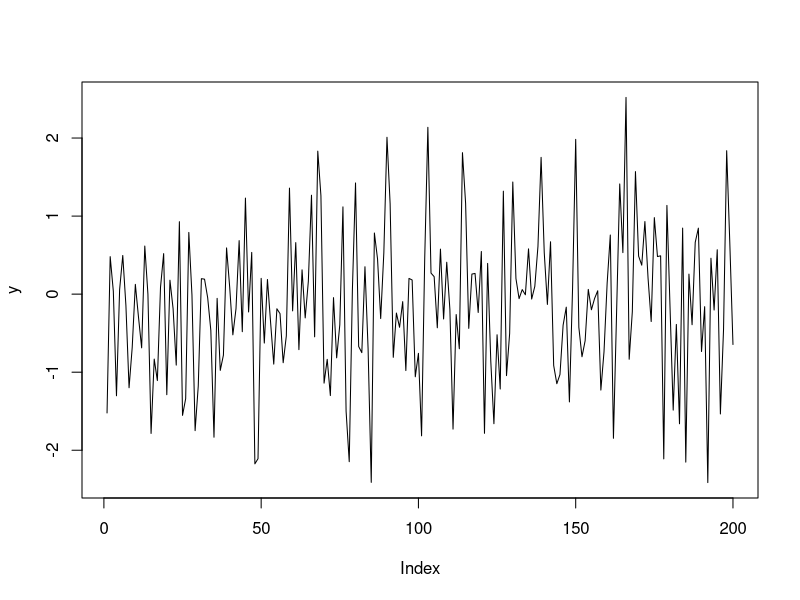
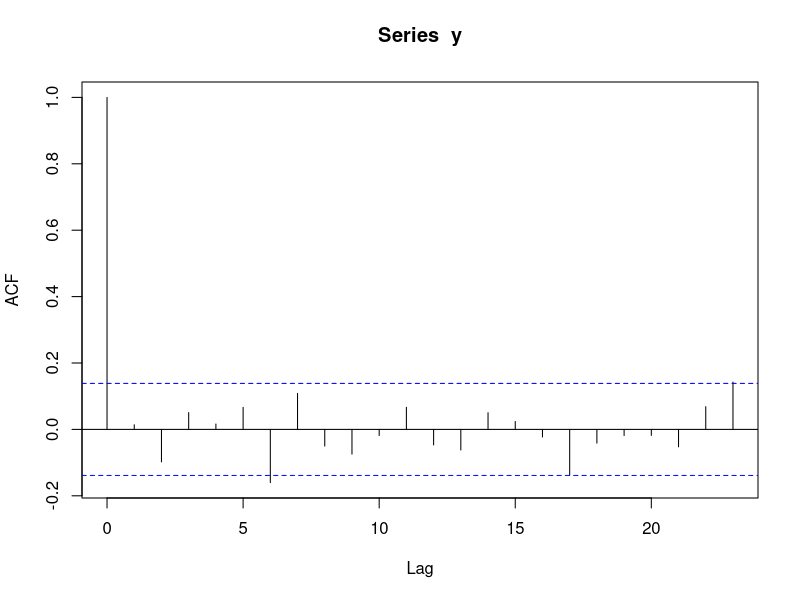
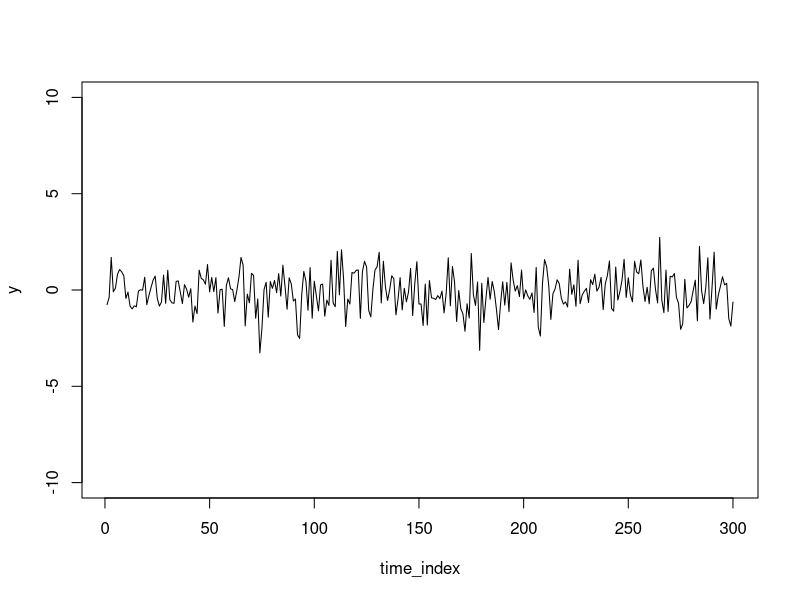
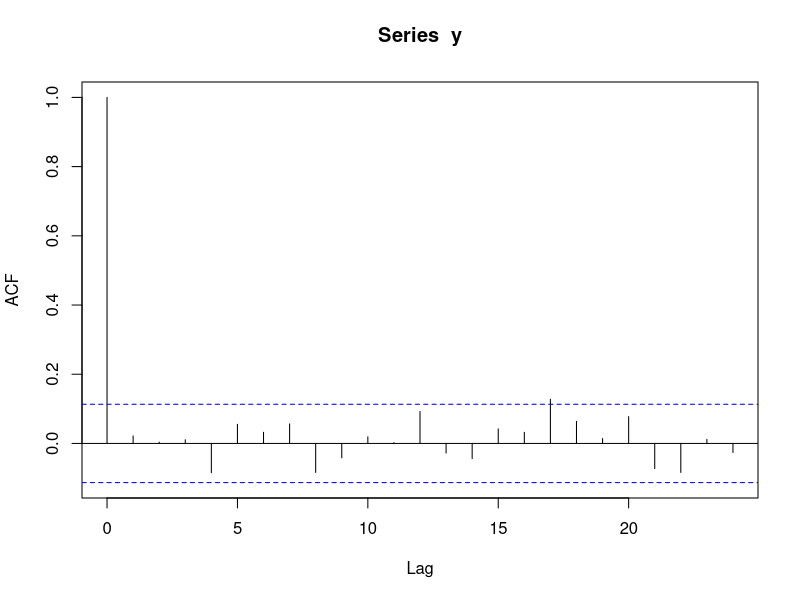
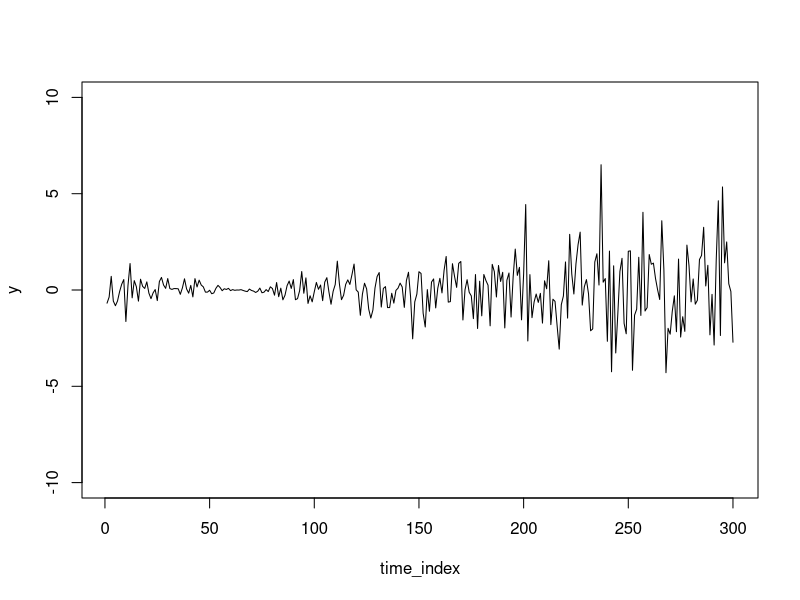
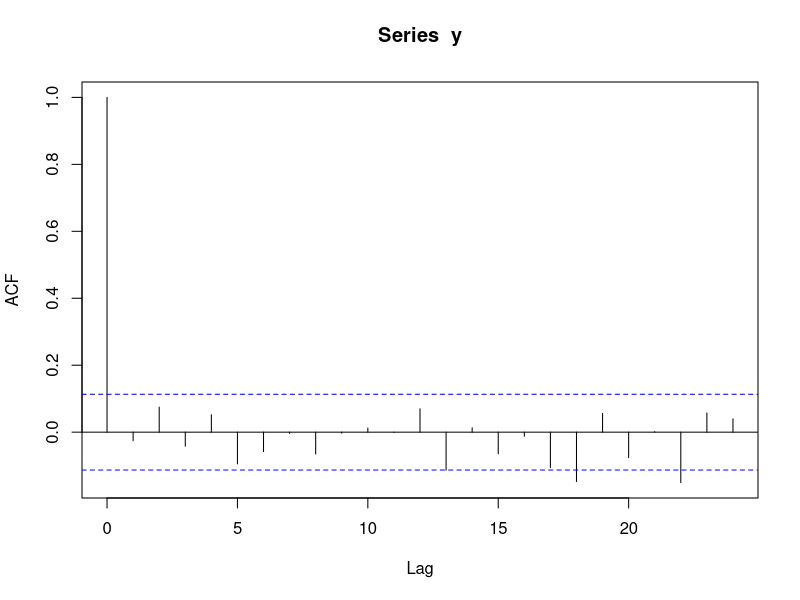
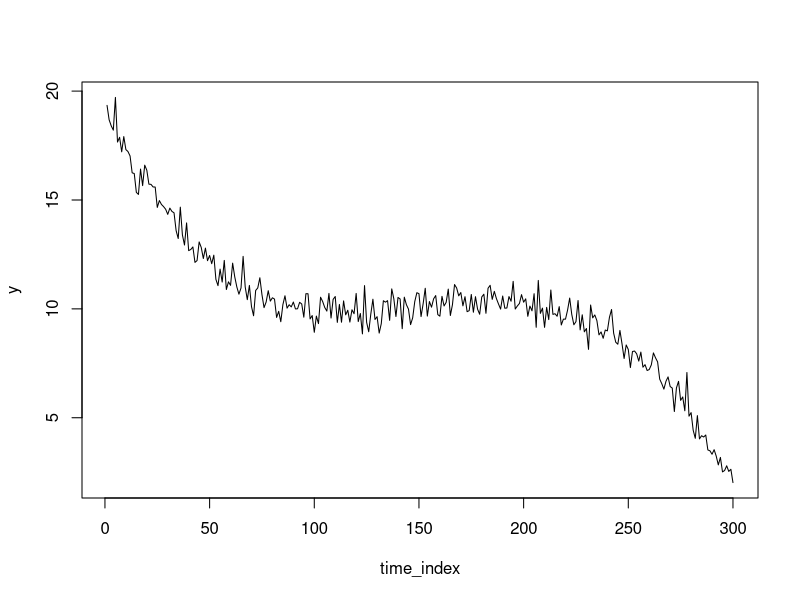
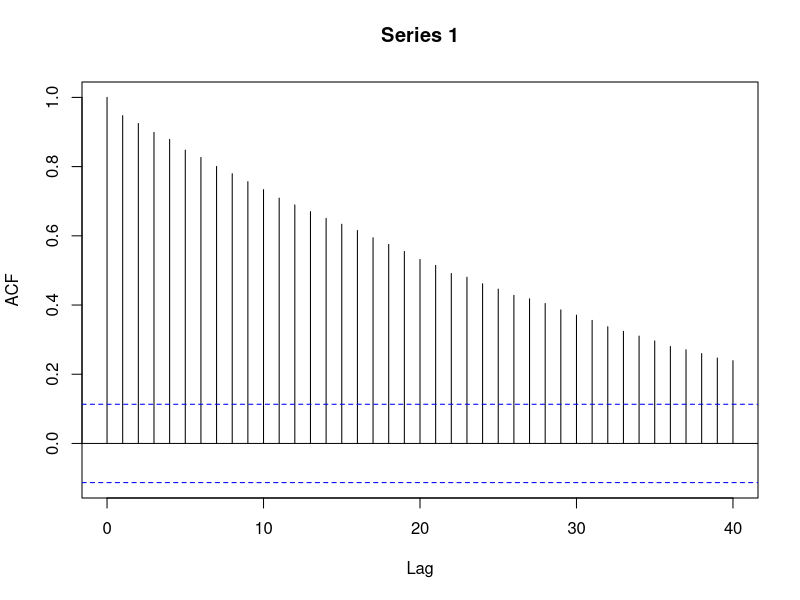

Reproduce these figures in R, in order.


#-------------------------------------------------------------------------------
# vitt burs = iid normalfördelad data med konstant varians
#-------------------------------------------------------------------------------

nobs<-200
y<-rnorm(n = nobs)
plot(y,t="l")

# SAC = acf()
acf(y)





#-------------------------------------------------------------------------------
# Stationäritet
#-------------------------------------------------------------------------------

# Tidsserien ska ha ett konstant väntevärde över tiden
# Tidsserien ska ha en konstant varians över tiden
# Autokorrelationen ska bara bero på det relativa avståndet mellan två tidpunkter


# en stationär tidserie (vitt brus)
nobs<-300
time_index<-1:nobs
set.seed(654)
y<-rnorm(n = nobs)
plot(time_index,y,t="l",ylim=c(-10,10))
acf(y)

# Icke-konstant varians
set.seed(6435)
y<-rnorm(n = nobs,mean = 0,sd = abs(rnorm(n = nobs,mean = scale(time_index)+1,sd = 0.01)))
plot(time_index,y,t="l",ylim=c(-10,10))
acf(y)
# vi ser inte i acf-plotten att variansen/standardavvikelsen varierar över tid
# här är det bättre att studera den vanliga tidserie-plotten
# om vi har anpassat en modell till serien, då kan vi undersöka residualer mot tidsindex

x<-scale(time_index)
# Icke-konstant väntevärde
set.seed(35)
y<-10+x+0.1*x^2-2*x^3+rnorm(n=nobs,sd=0.5)
plot(time_index,y,t="l")
acf(y,lag.max = 40)
acf(y,lag.max = 60)
# här ser vi tydligt i acf-plotten att serien inte är väntevärde stationär


set.seed(85)
# Icke-konstant väntevärde
# Icke-konstant varians
e<-rnorm(n = nobs,mean = 0,sd = abs(rnorm(n = nobs,mean = 1.5*scale(time_index)+0.3,sd = 0.01)))
y<-10+x+0.1*x^2-2*x^3+e
plot(time_index,y,t="l")

acf(y,lag.max = 40)
# vi tar fram acf-plotten så kan vi se problemen med icke-konstant väntevärde,
# men likt tidigare så ser vi inte icke-konstant varians i denna plot



#-------------------------------------------------------------------------------
# Autokorrelationen är inte stationär
#-------------------------------------------------------------------------------

# Nu testar vi att generera en tidserie där autokorrelation varierar över tid.
# I början varierar tidserien mjukt (= positiv autokorrelation), för att sedan
# slå över till en negativ autokorrelation.

#-------------------------------------------------------------------------------
# generera data:
N<-300  # antal obseravtioner
sd_val<-1
y0<-1
x_val<-seq(-2,2,length=N)
# serien skapas med en AR(1) modell där AR-parametern ändras över tid
# mer om detta senare
ar1_para_vect<- -tanh(3*x_val)
set.seed(71)
y<-rep(0,N)
for(i in 1:N){
  if(i==1){
    y[i]<-y0+rnorm(n = 1,mean = 0,sd = sd_val)    
  }else{
    y[i]<-ar1_para_vect[i]*y[i-1]+rnorm(n = 1,mean = 0,sd = sd_val)    
  }
}
#-------------------------------------------------------------------------------
# vi kollar på tidsserien:
plot(y,t="l")
abline(v=150,lty="dashed",col="red")
# vi ser att någonstans i mitten så ändrar serien karaktär 
# testa att köra om koden ovan med olika seeds.

# autokorrelation i början av serien:
acf(y[1:100])

# autokorrelation i slutet av serien:
acf(y[201:300])

# autokorrelation för hela serien:
acf(y)

# detta är ett (något överdrivet) exempel när autokorrelation ändras över tid
# detta innebär att autokorrelation inte bara beror på det relativa tidsavståndet
# mellan tidpunkter, utan även var i tiden som man undersöker.



#-------------------------------------------------------------------------------
# Exempel på stationär autokorrelation:
#-------------------------------------------------------------------------------

rm(list = ls())
library(ggplot2)
library(cowplot)
nobs<-300
x<-(1:nobs)

#-------------------------------------------------------------------------------
# fall 1
sd_val<-4
set.seed(76)
# vi simulerar e (slumptermen) så att den inte är oberoende, från en AR(1)-modell
# mer om AR-modeller senare i kursen
# y_t = rho*y_(t-1) + error
set.seed(35)
# testa båda varianterna av e nedan:
e<-arima.sim(n = nobs,list(ar=c(0.9)),rand.gen = rnorm,sd=1) # ar=0.9 
e<-arima.sim(n = nobs,list(ar=c(0.7)),rand.gen = rnorm,sd=1) # ar=0.7
plot(x,e,t="l")

# SAC
acf(e)
# undersöker korrelationen "just nu" med en lags förskjutning:
e_current<-e[2:300]
e_lag1<-e[1:299]
plot(e_lag1,e_current) # plotten visar om det finns någon lag1-autokorrelation

cor(e_lag1,e_current)

acf(e)
?acf
acf(e,lag.max = 30)
acf(e,lag.max = 30,type = "cov")

e_acf<-acf(e,lag.max = 30,plot = FALSE)
str(e_acf)
e_acf$acf
head(e_acf$lag)
head(e_acf$acf)
e_acf$acf[,,1]

# SPAC
e_pacf<-pacf(e)
head(e_pacf$acf)
head(e_pacf$lag)


#-------------------------------------------------------------------------------
# fall 2

# vi simulerar e (slumptermen) så att den inte är oberoende, från en AR(1)-modell
# mer om AR-modeller senare i kursen
set.seed(36)
e<-arima.sim(n = nobs,list(ar= -0.8),rand.gen = rnorm,sd=1)

plot(x,e,t="l")
# undersöker korrelationen "just nu" med en lags förskjutning:
e_current<-e[2:300]
e_lag1<-e[1:299]
plot(e_lag1,e_current) # plotten visar om det finns någon lag1-autokorrelation

cor(e_lag1,e_current)

acf(e)
#?acf
acf(e,lag.max = 40)

acf(e,lag.max = 30,type = "cov") # autokovariansen



#-------------------------------------------------------------------------------
# Differentiering 
#-------------------------------------------------------------------------------


nobs<-300
time_index<-1:nobs
set.seed(654)
y<-10+0.05*time_index+rnorm(n = nobs)
plot(time_index,y,t="l")
acf(y,lag.max = 50)
# diff med 1 tidsförskjutning (lag=1)
z<-diff(x = y,lag = 1)
plot(time_index[-1],z,t="l")
acf(z,lag.max = 50)

# inversen av diff
# xi = första värdet på orginal tidserien
y2<-diffinv(x = z,xi = y[1])
all(y2==y)
# notera att differensen är skillnaden mellan två på varandra följande värden


